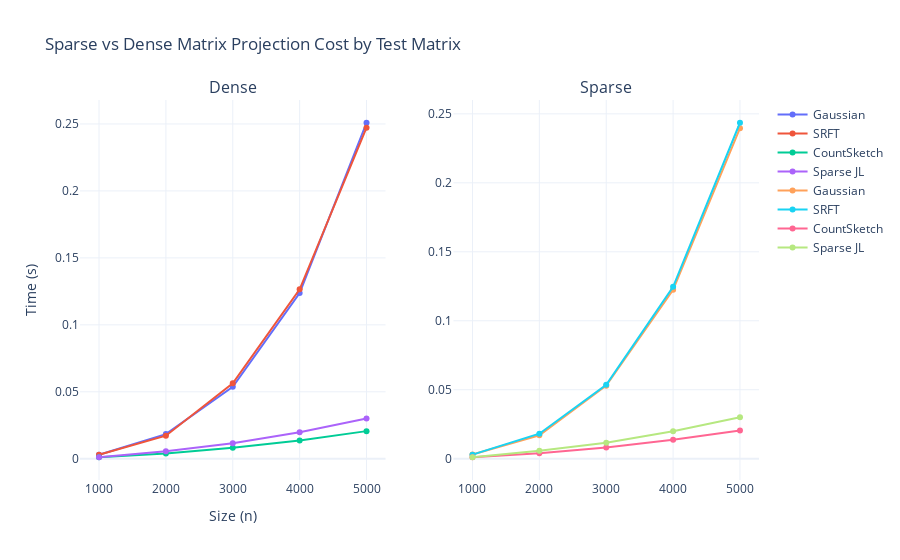

Source (notebook cell):
### Markdown cell above
***Figure 2: Projection Cost***

### Code cell
fig = make_subplots(rows = 1, cols = 2,
                    subplot_titles=['Dense','Sparse'])

_df = summary_df[summary_df['Density'] == 'dense']
for method in _df['Method'].unique():

    fig.add_trace(
        go.Scatter(
            x = _df[_df['Method'] == method]['Size'],
            y = _df[_df['Method'] == method]['Projection Time'],
            name = method
        ),
        row=1,col=1
    )

_df = summary_df[summary_df['Density'] == 'sparse']
for method in _df['Method'].unique():
    fig.add_trace(
        go.Scatter(
            x = _df[_df['Method'] == method]['Size'],
            y = _df[_df['Method'] == method]['Projection Time'],
            name = method
        ),
        row=1,col=2
    )

fig.update_layout(
    title = 'Sparse vs Dense Matrix Projection Cost by Test Matrix',
    xaxis_title = 'Size (n)',
    yaxis_title = 'Time (s)',
    template = 'plotly_white' 

)

fig.show()

### Figure 1 — Plotly figure (JSON) as saved in the notebook; plotly's stock layout.template omitted (floating-point values rounded to 4 significant figures)
{"data": [{"name": "Gaussian", "type": "scatter", "x": [1000, 2000, 3000, 4000, 5000], "xaxis": "x", "y": [0.00296, 0.01842, 0.05379, 0.1238, 0.2509], "yaxis": "y"}, {"name": "SRFT", "type": "scatter", "x": [1000, 2000, 3000, 4000, 5000], "xaxis": "x", "y": [0.002969, 0.01722, 0.05635, 0.1266, 0.2472], "yaxis": "y"}, {"name": "CountSketch", "type": "scatter", "x": [1000, 2000, 3000, 4000, 5000], "xaxis": "x", "y": [0.001134, 0.003881, 0.00816, 0.01362, 0.02064], "yaxis": "y"}, {"name": "Sparse JL", "type": "scatter", "x": [1000, 2000, 3000, 4000, 5000], "xaxis": "x", "y": [0.001141, 0.005617, 0.01157, 0.01978, 0.03003], "yaxis": "y"}, {"name": "Gaussian", "type": "scatter", "x": [1000, 2000, 3000, 4000, 5000], "xaxis": "x2", "y": [0.003005, 0.01699, 0.05297, 0.1225, 0.2397], "yaxis": "y2"}, {"name": "SRFT", "type": "scatter", "x": [1000, 2000, 3000, 4000, 5000], "xaxis": "x2", "y": [0.002932, 0.01813, 0.05364, 0.1246, 0.2436], "yaxis": "y2"}, {"name": "CountSketch", "type": "scatter", "x": [1000, 2000, 3000, 4000, 5000], "xaxis": "x2", "y": [0.00106, 0.003877, 0.008137, 0.01373, 0.02051], "yaxis": "y2"}, {"name": "Sparse JL", "type": "scatter", "x": [1000, 2000, 3000, 4000, 5000], "xaxis": "x2", "y": [0.001114, 0.005784, 0.01159, 0.01993, 0.03004], "yaxis": "y2"}], "layout": {"annotations": [{"font": {"size": 16}, "showarrow": false, "text": "Dense", "x": 0.225, "xanchor": "center", "xref": "paper", "y": 1, "yanchor": "bottom", "yref": "paper"}, {"font": {"size": 16}, "showarrow": false, "text": "Sparse", "x": 0.775, "xanchor": "center", "xref": "paper", "y": 1, "yanchor": "bottom", "yref": "paper"}], "title": {"text": "Sparse vs Dense Matrix Projection Cost by Test Matrix"}, "xaxis": {"anchor": "y", "domain": [0, 0.45], "title": {"text": "Size (n)"}}, "xaxis2": {"anchor": "y2", "domain": [0.55, 1]}, "yaxis": {"anchor": "x", "domain": [0, 1], "title": {"text": "Time (s)"}}, "yaxis2": {"anchor": "x2", "domain": [0, 1]}}}
